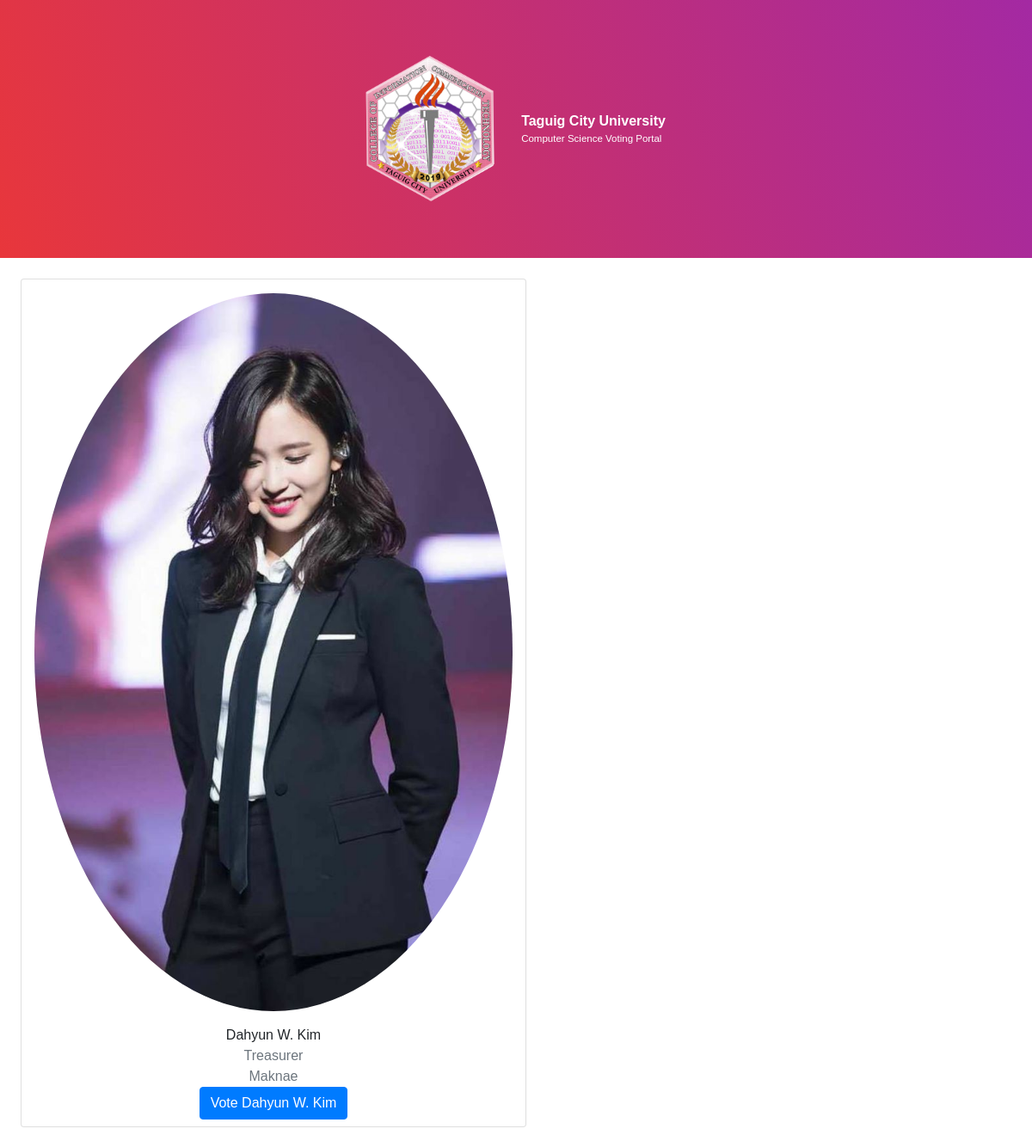
The page /trea.php on the database its author committed.
### tables this page shows
CREATE TABLE `candidate` (
  `candidatename` varchar(50) NOT NULL,
  `candidatestudentnumber` varchar(50) NOT NULL,
  `candidateage` varchar(50) NOT NULL,
  `candidategender` varchar(10) NOT NULL,
  `candidatecourse` varchar(50) NOT NULL,
  `candidateposition` varchar(50) NOT NULL,
  `candidatepartylist` varchar(50) NOT NULL,
  `candidatepicture` varchar(100) NOT NULL
);

### trea.php (the view, shortened to what this page needs)
<!DOCTYPE html>
<html lang="en">
<head>
    <link rel="stylesheet" href="https://cdn.jsdelivr.net/npm/bootstrap@4.3.1/dist/css/bootstrap.min.css">
    <link rel="stylesheet" href="/css/vote.css">
</head>
<body>
    <div class="top">
        <div class="logo">
            <img src="/src/cict.png" class="icon">
        </div>
        <div class="name">
            <p class="schoolname">Taguig City University</p>
            <p class="webname">Computer Science Voting Portal</p>
        </div>
    </div><br>
    <div>
        <?php
        include('connection.php');
        $countquery = "SELECT * FROM candidate WHERE candidateposition = 'Treasurer'";
        $countres = mysqli_query($conn, $countquery);
        while ($getrow = mysqli_fetch_array($countres)) {
            $cname = $getrow["candidatename"];
            $cpos = $getrow["candidateposition"];
            $cstno = $getrow["candidatestudentnumber"];
            $cpartylist = $getrow["candidatepartylist"];
            $imageurl = $getrow["candidatepicture"];
            echo    '<form method = "post">
            <div class="row pb-3 ml-4 mr-0">
                    <div class="col-6 card text-center" style="width: 18rem;">
                            <img src="src/candidate/Treasurer/' . $imageurl . '" class="card-img-top py-3 rounded-circle" alt="...">
                             <div class="card-body py-0 px-0">
                                <p class="card-text">' . $cname . '</p>
                                <p class="text-secondary">' . $cpos . '</p>
                                <p class="text-secondary">' . $cpartylist . '</p>
                                <button class="btn btn-primary mb-2" type="submit" name = "votetrea" value = "' . $cstno . '" >Vote ' . $cname . ' </button>
                            </div>
                        </div>
                    </div>
                </form>';
        }
        ?>
    </div>
</body>
</html>

### css/vote.css (style rules this page uses)
html { font-size: 1rem; }
body { font-family: Arial, Helvetica, sans-serif; margin: 0 0 0 0; padding: 0 0 0 0; }
p { margin-bottom: 0; }
.webname { font-size: 0.72rem; }
.icon { width: 15vw; }
.top { width: 100%; display: flex; align-items: center; justify-content: center; padding: 5% 0 5% 0; background-image: linear-gradient(247.23deg, #a229a5 -2.25%, #eb3737 104.04%); color: white; column-gap: 1rem; z-index: 2; }
.schoolname { font-weight: bolder; }
.webname, .schoolname { margin-top: 0; margin-bottom: 0; }

### rows shown on the page
candidate: candidatepicture (picture), candidatename "Dahyun W. Kim", candidateposition "Treasurer", candidatepartylist "Maknae"
